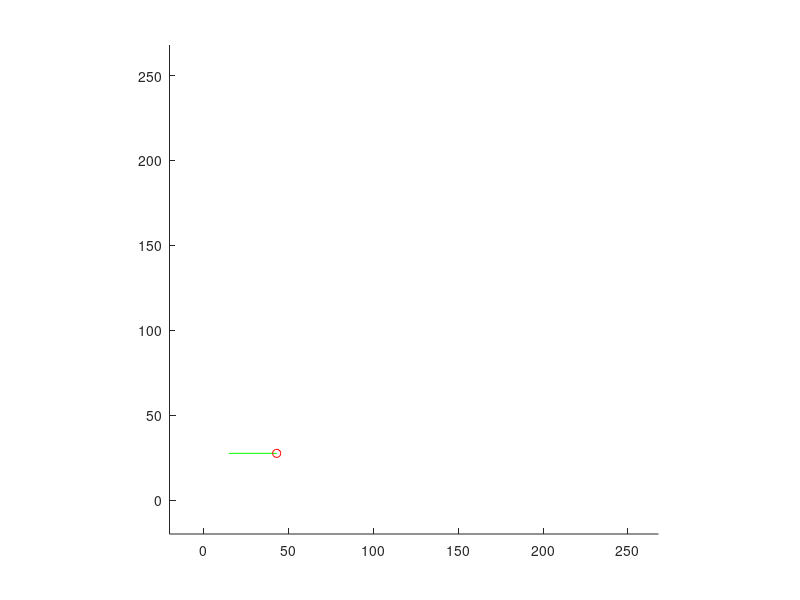

Source code (MATLAB): (Note: this script raises an error after producing the figure.)
cla, clc, clear
max_dim = 248; %cm
hold all
axis([-20,max_dim+20,-20,max_dim+20])
axis square

% Wall structure [x1,y1;x2,y2] end points of line segment
outer_wall1 = [0,0;0,max_dim];
outer_wall2 = [0,0;max_dim,0];
outer_wall3 = [0,max_dim;max_dim,max_dim];
outer_wall4 = [max_dim,0;max_dim,max_dim];
outer_walls = [outer_wall1;outer_wall2;outer_wall3;outer_wall4];
% for iter = 1:2:length(outer_walls)
%     line(outer_walls(iter:iter+1,1),outer_walls(iter:iter+1,2))
% end
island_wall1 = [202,137;202,202];
island_wall2 = [118,137;118,202];
island_wall3 = [118,202;202,202];
island_wall4 = [164,137;202,137];
island_walls = [island_wall1;island_wall2;island_wall3;island_wall4];
% for iter = 1:2:length(island_walls)
%     line(island_walls(iter:iter+1,1),island_walls(iter:iter+1,2))
% end
lr_wall1 = [118,91;max_dim,91];
lr_wall2 = [118,45;118,0];
lr_walls = [lr_wall1;lr_wall2];
% for iter = 1:2:length(lr_walls)
%     line(lr_walls(iter:iter+1,1),lr_walls(iter:iter+1,2))
% end
ll_wall1 = [0,103;72,103];
ll_wall2 = [72,103;72,46];
ll_walls = [ll_wall1;ll_wall2];
% for iter = 1:2:length(ll_walls)
%     line(ll_walls(iter:iter+1,1),ll_walls(iter:iter+1,2))
% end
ur_wall1 = [72,157;72,max_dim];
ur_wall2 = [46,157;72,157];
ur_walls = [ur_wall1;ur_wall2];
% for iter = 1:2:length(ur_walls)
%     line(ur_walls(iter:iter+1,1),ur_walls(iter:iter+1,2))
% end
field_walls = [outer_walls;island_walls;lr_walls;ll_walls;ur_walls];


r_pose_start = [100,225,(pi/180)*(-90)];
r_pose = r_pose_start;
r_pose_est = r_pose;
num_readings = 36;
angle_increment = 10*(pi/180);
map_dim = 60;
v = 0;  % Linear Velocity
om = 0; % Angular Velocity
dt = 0.25; % Time step
path = [];
map = zeros(map_dim,map_dim);
map_f = ones(map_dim,map_dim);
pause(1)

% *** ITERATE THROUGH POSITIONS *** %
for t = 0:dt:5000
    cla
    laser_r = ones(length(field_walls)/2,num_readings);
    laser_r = laser_r.*1e3;

    for index = 1:num_readings
        angle = index*angle_increment + r_pose(3);
        for iter = 1:2:length(field_walls) % USING ASSUMPTION OF PARALLEL AND PERPENDICULAR WALLS
             if field_walls(iter,1) == field_walls(iter+1,1) % x components are the same
                 x_wall = field_walls(iter,1);
                 y_wall_proj = tan(angle)*(x_wall - r_pose(1)) + r_pose(2);
                 y_wall_max = max([field_walls(iter,2),field_walls(iter+1,2)]);
                 y_wall_min = min([field_walls(iter,2),field_walls(iter+1,2)]);
                 if (sign(cos(angle)) == sign(x_wall - r_pose(1))) || (tan(angle) > 1e10)
                     if (y_wall_proj <= y_wall_max) && (y_wall_proj >= y_wall_min) % if the projection lands on the wall
                        laser_r((iter+1)/2,index) = sqrt((x_wall - r_pose(1)).^2 + (y_wall_proj - r_pose(2)).^2);
                        %line(field_walls(iter:iter+1,1),field_walls(iter:iter+1,2),'Color','g')
                        %plot(x_wall, y_wall_proj,'r+')
                     end
                 end
             else % y components are the same
                 y_wall = field_walls(iter,2);
                 x_wall_proj = (y_wall - r_pose(2))/tan(angle) + r_pose(1);
                 x_wall_max = max([field_walls(iter,1),field_walls(iter+1,1)]);
                 x_wall_min = min([field_walls(iter,1),field_walls(iter+1,1)]);
                 if (sign(sin(angle)) == sign(y_wall - r_pose(2))) || (tan(angle) > 1e10)
                     if (x_wall_proj <= x_wall_max) && (x_wall_proj >= x_wall_min) % if the projection lands on the wall
                         if (angle == 90*(pi/180)) && (y_wall < r_pose(2))
                             continue 
                         end
                         if (angle == 270*(pi/180)) && (y_wall > r_pose(2))
                             continue 
                         end
                         laser_r((iter+1)/2,index) = sqrt((y_wall - r_pose(2)).^2 + (x_wall_proj - r_pose(1)).^2);
                         %line(field_walls(iter:iter+1,1),field_walls(iter:iter+1,2),'Color','r')
                         %plot(x_wall_proj, y_wall,'g+')
                     end
                 end
             end
        end
    end

    laser_rp = zeros(1,num_readings);
    for index = 1:num_readings
        laser_rp(index) = min(laser_r(:,index));
            laser_rp(index) = laser_rp(index) + 2*rand(1);
    end

    laser_xy = zeros(num_readings,2);
    for index = 1:num_readings
        angle = index*angle_increment + r_pose(3);
        laser_xy(index,:) = [laser_rp(index)*cos(angle) + r_pose(1),laser_rp(index)*sin(angle) + r_pose(2)];
    end

    %%% PLOT LASER LINES %%%
    for index = 1:num_readings
        %line([r_pose(1),laser_xy(index,1)],[r_pose(2),laser_xy(index,2)], 'Color','r')
        %plot(laser_xy(:,1),laser_xy(:,2), 'b.')
    end
    %%% Show special laser lines in different colors %%%
%    line([r_pose(1),laser_xy(36,1)],[r_pose(2),laser_xy(36,2)], 'Color','g') % Heading beam
     line([r_pose(2)/8 + 15,laser_xy(36,2)/8 + 15],[r_pose(1)/8 + 15,laser_xy(36,1)/8 + 15], 'Color','g') % Heading beam
    for index = [31]
        %%%line([r_pose(1),laser_xy(index,1)],[r_pose(2),laser_xy(index,2)], 'Color','r')
    end
    
    %%% DRAW WALLS %%%
    for iter = 1:2:length(field_walls)
        %line(field_walls(iter:iter+1,1),field_walls(iter:iter+1,2))
    end
    %%% PLOT ROBOT %%%
%    plot(r_pose(1)/8 + 15,r_pose(2)/8 + 15,'ro')
    plot(r_pose(2)/8 + 15,r_pose(1)/8 + 15,'ro')


    
    % *** Potential Field Navigation *** %
	vp = v;
    omp = om;
    [v, om] = PocLoc1(laser_rp);
    
    %%% MOTION NOISE %%%
    %v = v + .2*rand(1);
    %om = om + .01*rand(1);
    
    %%% MOTION DAMPENING %%%
    v = 0.1*v + 0.9*vp;
    om = 0.1*om + 0.9*omp;
    
    %%% MOTION MODEL %%%
    r_pose(3) = r_pose(3) + (om + 0.01*rand(1) + 0.01)*dt;
    r_pose(1) = r_pose(1) + (v + 0.2*rand(1) + 0.2)*cos(r_pose(3));
    r_pose(2) = r_pose(2) + (v + 0.2*rand(1) + 0.2)*sin(r_pose(3));
    
    r_pose_est(3) = r_pose(3) + om*dt;
    r_pose_est(1) = r_pose(1) + v*cos(r_pose(3));
    r_pose_est(2) = r_pose(2) + v*sin(r_pose(3));
   

    %%% SLAM %%%
    map = slam(laser_rp,r_pose_est,map);
    axis([0,61,0,61])
    %surf(map)
    %element_th = 0.3;
    %map_f = (map_f/norm(map_f));
    map_f = map_f + map;
    

    surf(map_f)
    
    %pause(1/256)
    pause(1/2048)
end

input('Press Enter to Filter Map: ')

map_fg = (map_f/norm(map_f));
map_fg = (map_fg > 0.02);
map_fg = double(map_fg);
cla
surf(map_fg)










